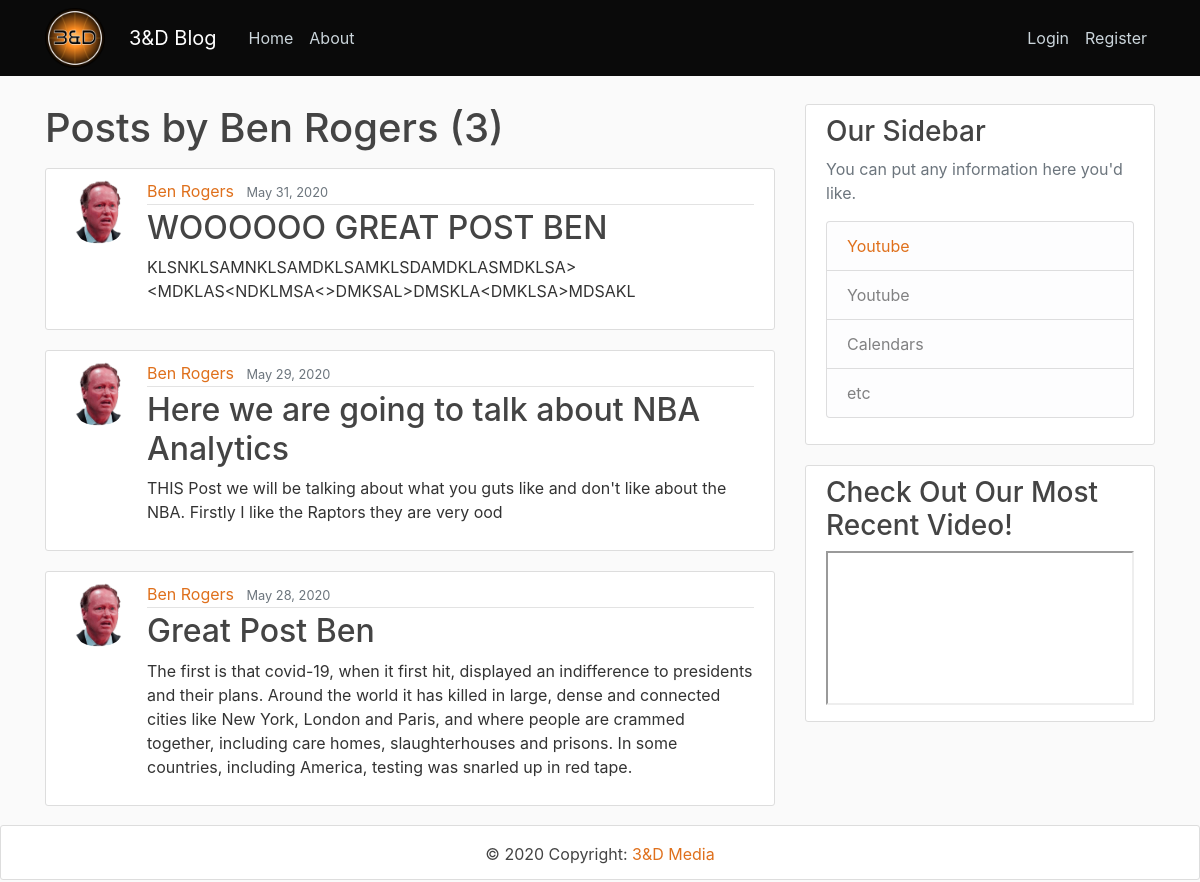
Before: /user/benrogers with the older database file.
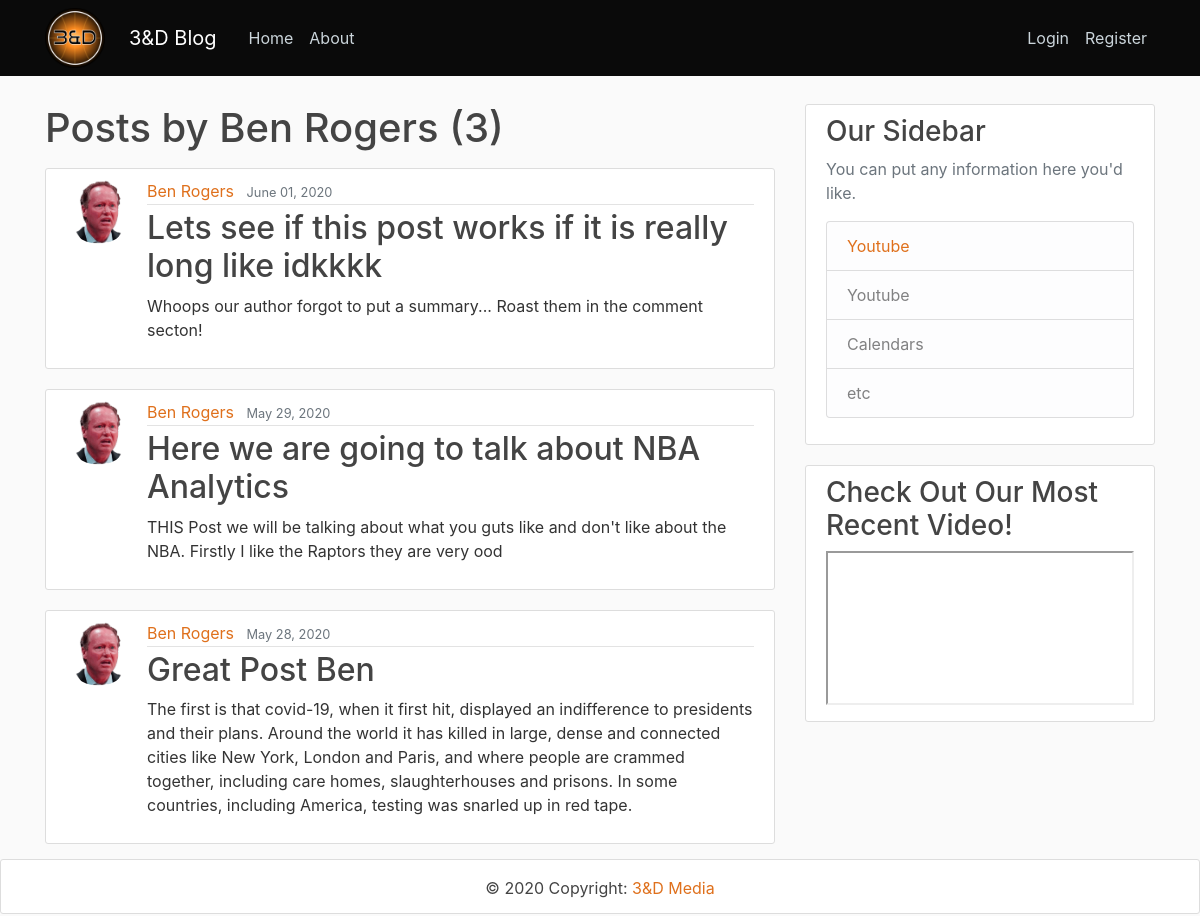
After: the same page with the newer database file.
### blog/models.py (models this page shows, shortened)
class Post(models.Model):
    title = models.CharField(max_length = 100)
    summary = models.TextField(default="Whoops our author forgot to put a summary... Roast them in the comment secton!")
    content = RichTextUploadingField()
    date_posted = models.DateTimeField(default = timezone.now)
    author = models.ForeignKey(settings.AUTH_USER_MODEL, on_delete=models.CASCADE)
    hit_count = models.PositiveIntegerField(default = 0)
    image_width = models.IntegerField(default=2560)
    image_height = models.IntegerField(default=1440)
    header_image = models.ImageField(
        default = "default_header.png",
        upload_to="blog_headers",
        width_field="image_width",
        height_field="image_height",
    )

### users/models.py (models this page shows, shortened)
class Account(AbstractBaseUser):
    email = models.EmailField(verbose_name="email", max_length=60, unique=True)
    username = models.CharField(max_length=25, unique=True)
    date_joined = models.DateTimeField(verbose_name='date_joined', auto_now_add=True)
    last_login = models.DateTimeField(verbose_name='last_login', auto_now=True)
    is_admin = models.BooleanField(default=False)
    is_active = models.BooleanField(default=True)
    is_staff = models.BooleanField(default=False)
    is_superuser = models.BooleanField(default=False)
    display_name = models.CharField(max_length=25)
    is_author = models.BooleanField(default=False)
    USERNAME_FIELD = 'username'
    objects = MyAccountManager()
    REQUIRED_FIELDS = ['email', ]

class Profile(models.Model):
    user = models.OneToOneField(Account, on_delete=models.CASCADE)
    image = models.ImageField(default='logo.png', upload_to='profile_pics')

### blog/views.py (the view)
# urls.py: path('user/<str:username>',  UserPostListView.as_view(), name='user-posts'),
class UserPostListView(ListView):
    def __init__(self):
        display_name = ""
    model = Post
    template_name = 'blog/user_posts.html'
    context_object_name = 'posts'
    paginate_by = 10
    def get_queryset(self):
        user = get_object_or_404(get_user_model(), username = self.kwargs.get('username'))
        self.display_name = user.display_name
        return Post.objects.filter(author=user).order_by('-date_posted')

### blog/templates/blog/user_posts.html (shortened to what this page needs)
{% extends "blog/base.html" %}
{% block content %}
    <h1 class="mb-3"> Posts by {{ view.display_name }} ({{ page_obj.paginator.count }}) </h1>
    {% for post in posts %}
        <article class="media content-section">
          <img class="rounded-circle article-img" src="{{ post.author.profile.image.url }}">
            <div class="media-body">
              <div class="article-metadata">
                <a class="mr-2" href="{% url 'user-posts' post.author.username %}">{{ post.author.display_name }}</a>
                <small class="text-muted">{{ post.date_posted|date:"F d, Y" }}</small>
              </div>
              <h2><a class="article-title" href="{% url 'post-detail' post.id %}">{{ post.title }}</a></h2>
              <p class="article-content">{{ post.summary }}</p>
            </div>
          </article>
    {% endfor %}
{% endblock content %}

Changed rows visible on the page:
removed Post: author.profile.image (picture), author.display_name "Ben Rogers", date_posted "May 31, 2020", title "WOOOOOO GREAT POST BEN", summary "KLSNKLSAMNKLSAMDKLSAMKLSDAMDKLASMDKLSA><MDKLAS<NDKLMSA<>DMKSAL>DMSKLA<DMKLSA>MDSAKL"
added Post: author.profile.image (picture), author.display_name "Ben Rogers", date_posted "June 01, 2020", title "Lets see if this post works if it is really long like idkkkk", summary "Whoops our author forgot to put a summary... Roast them in the comment secton!"
